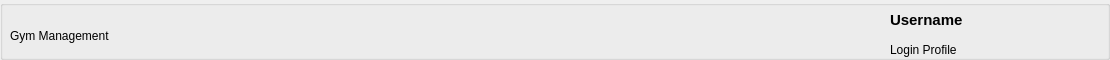
   <widget class="QGroupBox" name="groupBox_2">
    <property name="geometry">
     <rect>
      <x>170</x>
      <y>0</y>
      <width>1110</width>
      <height>60</height>
     </rect>
    </property>
    <property name="title">
     <string/>
    </property>
    <widget class="QLabel" name="label_7">
     <property name="geometry">
      <rect>
       <x>10</x>
       <y>20</y>
       <width>351</width>
       <height>31</height>
      </rect>
     </property>
     <property name="styleSheet">
      <string notr="true">font: 14pt &quot;Segoe UI&quot;;</string>
     </property>
     <property name="text">
      <string>Gym Management</string>
     </property>
    </widget>
    <widget class="QLabel" name="current_user">
     <property name="geometry">
      <rect>
       <x>890</x>
       <y>10</y>
       <width>150</width>
       <height>21</height>
      </rect>
     </property>
     <property name="maximumSize">
      <size>
       <width>200</width>
       <height>16777215</height>
      </size>
     </property>
     <property name="layoutDirection">
      <enum>Qt::RightToLeft</enum>
     </property>
     <property name="styleSheet">
      <string notr="true">font-size: 12pt;
font-weight: bold;</string>
     </property>
     <property name="text">
      <string>&lt;html&gt;&lt;head/&gt;&lt;body&gt;&lt;p&gt;&lt;span style=&quot; font-size:11pt; font-weight:700;&quot;&gt;Username&lt;/span&gt;&lt;/p&gt;&lt;/body&gt;&lt;/html&gt;</string>
     </property>
    </widget>
    <widget class="QLabel" name="login_as">
     <property name="geometry">
      <rect>
       <x>890</x>
       <y>40</y>
       <width>150</width>
       <height>20</height>
      </rect>
     </property>
     <property name="maximumSize">
      <size>
       <width>300</width>
       <height>16777215</height>
      </size>
     </property>
     <property name="toolTip">
      <string>sign out</string>
     </property>
     <property name="layoutDirection">
      <enum>Qt::RightToLeft</enum>
     </property>
     <property name="styleSheet">
      <string notr="true">font-size: 9pt;



</string>
     </property>
     <property name="text">
      <string>Login Profile</string>
     </property>
    </widget>
    <widget class="QPushButton" name="sign_out">
     <property name="geometry">
      <rect>
       <x>1040</x>
       <y>0</y>
       <width>70</width>
       <height>60</height>
      </rect>
     </property>
     <property name="styleSheet">
      <string notr="true">border: none;
background-color: transparent;
padding: 0px; 
margin: 0px; </string>
     </property>
     <property name="text">
      <string/>
     </property>
    </widget>
    <widget class="QLabel" name="label_8">
     <property name="geometry">
      <rect>
       <x>840</x>
       <y>10</y>
       <width>40</width>
       <height>40</height>
      </rect>
     </property>
     <property name="text">
      <string/>
     </property>
     <property name="pixmap">
      <pixmap resource="resource.qrc">:/rsc/img/user (1).png</pixmap>
     </property>
    </widget>
   </widget>
